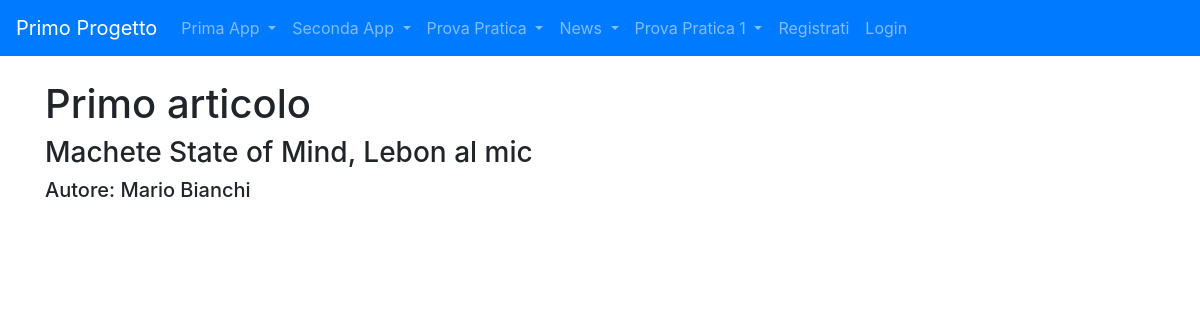
/news/articoli/1, run on the app's committed database.
### news/models.py (models this page shows, shortened)
class Articolo(models.Model):
    titolo = models.CharField(max_length=100)
    contenuto = models.TextField()
    giornalista = models.ForeignKey(Giornalista, on_delete=models.CASCADE, related_name="articoli")

class Giornalista(models.Model):
    nome = models.CharField(max_length=20)
    cognome = models.CharField(max_length=20)
    def __str__ (self):
        return self.nome+" "+self.cognome

### news/views.py (the view)
# urls.py: path("articoli/<int:pk>", ArticoloDetailViewCB.as_view(), name="articolo_detail"),
class ArticoloDetailViewCB (DetailView):
    model = Articolo
    template_name = "articolo_detail.html"

### news/templates/articolo_detail.html (shortened to what this page needs)
{% extends "base.html" %}
{% block content %}
    <h1>{{articolo.titolo}}</h1>
    <h3>{{articolo.contenuto}}</h3>
    <h5>Autore: {{articolo.giornalista}}</h5>
{% endblock content %}

### data on the page
Articolo: titolo "Primo articolo", contenuto "Machete State of Mind, Lebon al mic", giornalista "Mario Bianchi"
